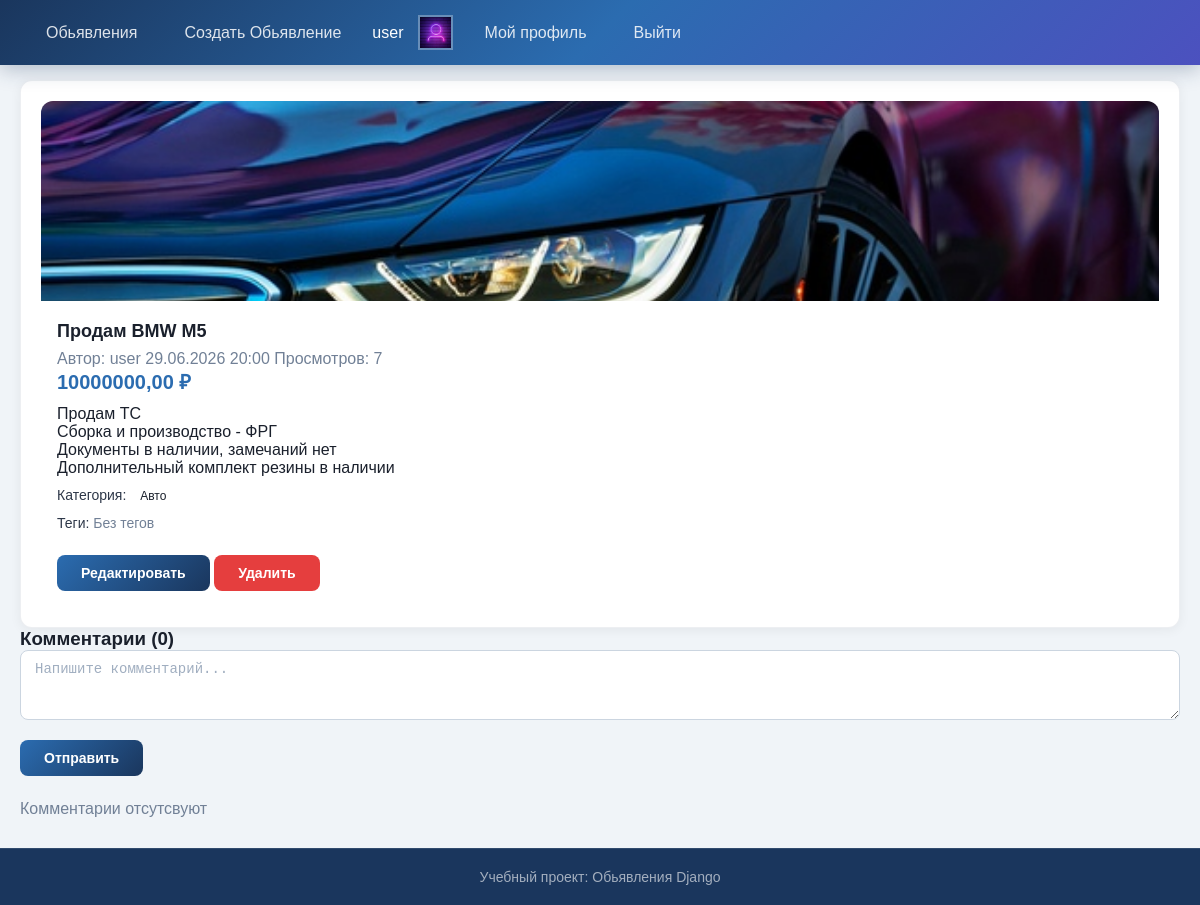
/board/prodazha/ (signed in), run on the app's committed database.
### users/models.py (models this page shows, shortened)
class User(AbstractUser):
    ROLE = (
        ('user', 'Пользаватель'),
        ('admin', 'Администратор')
    )
    email = models.EmailField(unique=True)
    phone = models.CharField(max_length=20, blank=True, null=True)
    city = models.CharField(max_length=100, blank=True, null=True, verbose_name='Город')
    role = models.CharField(max_length=10,choices=ROLE,default='user',verbose_name='Роль')
    avatar = models.ImageField('аватар', upload_to='avatars/', blank=True, null=True)
    is_verified = models.BooleanField(default=False)
    groups = models.ManyToManyField(
        'auth.Group',
        related_name='custom_user_groups',      # ← уникальное имя
        blank=True,
        verbose_name='Группы'
    )
    user_permissions = models.ManyToManyField(
        'auth.Permission',
        related_name='custom_user_permissions', # ← уникальное имя
        blank=True,
        verbose_name='Права'
    )
    class Meta:
        verbose_name = 'Пользователь'
        verbose_name_plural = 'Пользователи'

### board/models.py (models this page shows, shortened)
class Publication(models.Model):
    STATUS_CHOICES = (
        ('active', 'Активно'),
        ('sold', 'Продано'),
        ('archived', 'Архивировано'),
    )
    author = models.ForeignKey(settings.AUTH_USER_MODEL,on_delete=models.CASCADE,related_name='publications',verbose_name='Автор')
    category = models.ForeignKey(Category, on_delete=models.SET_NULL, null=True, blank=True, related_name='publications', verbose_name='Категория')
    tags = models.ManyToManyField(Tag, blank=True, related_name='publications', verbose_name='Теги')
    title = models.CharField('Заголовок', max_length=200)
    slug = models.SlugField('Слаг', max_length=220, unique=True, blank=True)
    description = models.TextField('Описание')
    price = models.DecimalField('Цена', max_digits=10, decimal_places=2)
    image = models.ImageField('Изображение', upload_to='publications/', blank=True, null=True)
    status = models.CharField('Статус', max_length=10, choices=STATUS_CHOICES, default='active')
    views = models.PositiveIntegerField('Просмотры', default=0)
    created_at = models.DateTimeField('Создано', auto_now_add=True)
    updated_at = models.DateTimeField('Обновлено', auto_now=True)
    class Meta:
        ordering = ['-created_at']
        verbose_name = 'Объявление'
        verbose_name_plural = 'Объявления'
    def save(self, *args, **kwargs):
        super().save(*args, **kwargs)

class Category(models.Model):
    name = models.CharField('название', max_length = 80, unique = True)
    slug = models.SlugField('slug', max_length = 90, unique = True)
    class Meta:
        ordering = ['name']
        verbose_name = 'категория'
        verbose_name_plural = 'категории'

### board/views.py (the view)
# urls.py: path('<slug:slug>/', views.board_detail_view, name='detail'),
@login_required
def board_detail_view(request, slug):
    publication = get_object_or_404(Publication,slug=slug, status='active')
    publication.views += 1
    publication.save(update_fields=['views'])
    comments = publication.comments.select_related('author').all()
    context = {
        'publication': publication,
        'comments': comments,
    }
    return render(request, 'board/board_detail.html', context)

### templates/board/board_detail.html (shortened to what this page needs)
{% extends 'base.html' %}
{% load static %}
{% block content %}
<div class="container">
    <div class="card">
        {% if publication.image %}
            <img src="{{ publication.image.url }}" alt="{{ publication.title }}" class="card-img-top">
        {% endif %}
        <div class="card-body">
            <h2 class="card-title">{{ publication.title }}</h2>
            <div class="card-meta">
                <span class="text-muted">
                    Автор: {{ publication.author.username }}
                </span>
                <span class="text-muted">
                    {{ publication.created_at|date:"d.m.Y H:i" }}
                </span>
                <span class="text-muted">
                    Просмотров: {{ publication.views }}
                </span>
            </div>
            <div class="card-price">
                {{ publication.price }} ₽
            </div>
            <p class="card-text">{{ publication.description|linebreaks }}</p>
            <div class="card-category">
                <span class="label">Категория:</span>
                {% if publication.category %}
                    <span class="badge bg-primary">{{ publication.category.name }}</span>
                {% else %}
                    <span class="text-muted">Без категории</span>
                {% endif %}
            </div>
            <div class="card-tags">
                <span class="label">Теги:</span>
                {% if publication.tags.all %}
                    {% for tag in publication.tags.all %}
                        <span class="badge bg-secondary">{{ tag.name }}</span>
                    {% endfor %}
                {% else %}
                    <span class="text-muted">Без тегов</span>
                {% endif %}
            </div>
            <div class="card-actions mt-4">
                {% if user == publication.author %}
                    <a href="{% url 'board:board_edite' publication.slug %}" class="btn btn-primary">Редактировать</a>
                    <a href="{% url 'board:confirm_delete' publication.slug %}" class="btn btn-danger">Удалить</a>
                {% endif %}
            </div>
        </div>
    </div>
<div class="comments-section mt-5">
    <h3>Комментарии ({{ comments.count }})</h3>
    {% if user.is_authenticated %}
        <form method="post" action="{% url 'comments:comment_add' publication.id %}" class="mb-4">
            <div class="form-group">
                <textarea name="text" class="form-control" rows="3" placeholder="Напишите комментарий..."></textarea>
            </div>
            <button type="submit" class="btn btn-primary mt-2">Отправить</button>
        </form>
    {% else %}
        <p class="text-muted"><a href="{% url 'users:login' %}">Войдите</a>, чтобы оставить комментарий.</p>
    {% endif %}
    {% for comment in comments %}
        <div class="card p-3 mb-3">
            <div class="d-flex align-center gap-2 mb-2">
                {% if comment.author.avatar %}
                    <img src="{{ comment.author.avatar.url }}" alt="{{ comment.author.username }}" class="avatar-header" style="width: 36px; height: 36px;">
                {% else %}
                    <div class="avatar-header" style="width: 36px; height: 36px; background: #2B6CB0; color: white; display: flex; align-items: center; justify-content: center; font-weight: 700; border-radius: 50%;">
                        {{ comment.author.username|make_list|first|upper }}
                    </div>
                {% endif %}
                <div>
                    <strong>{{ comment.author.username }}</strong>
                    <span class="text-muted" style="font-size: 13px; margin-left: 8px;">{{ comment.created_at|date:"d.m.Y H:i" }}</span>
                </div>
            </div>
            <p class="card-text" style="margin-left: 46px;">{{ comment.text|linebreaks }}</p>
            {% if user == comment.author or user.is_staff %}
                <div style="margin-left: 46px;">
                    <a href="{% url 'comments:comment_delete' comment.pk %}" class="text-danger" style="font-size: 13px;">Удалить</a>
                </div>
            {% endif %}
        </div>
    {% empty %}
        <p class="text-muted">Комментарии отсутсвуют</p>
    {% endfor %}
</div>
</div>
{% endblock %}

### templates/base.html (shortened to what this page needs)
{% load static %}
<!DOCTYPE html>
<html lang="ru">
<head>
    <link rel="stylesheet" href="{% static 'css/style.css' %}">
</head>
<body>
    <header>
        <nav>
            <a href="{% url 'index' %}">Обьявления</a>
            <a href="{% url 'board:board_form' %}">Создать Обьявление</a>
            {% if user.is_authenticated %}
                <span>{{ user.username }}</span>
                <div class="avatar-header">
                    {% if user.avatar %}
                        <img src="{{ user.avatar.url }}" alt="Аватар пользователя" class="avatar">
                    {% endif %}
                </div>
                <a href="{% url 'users:account' %}">Мой профиль</a>
                <a href="{% url 'users:logout' %}">Выйти</a>
            {% else %}
                <a href="{% url 'users:login' %}">Войти</a>
                <a href="{% url 'users:register' %}">Регистрация</a>
            {% endif %}
        </nav>
    </header>
    <main>
        <div class="PageContent">
           {% block content %}
           {% endblock %}
        </div>
    </main>
    <footer>
        <p>Учебный проект: Обьявления Django</p>
    </footer>
</body>
</html>

### static/css/style.css (style rules this page uses)
* { margin: 0; padding: 0; box-sizing: border-box; }
html, body { height: 100%; }
body { font-family: Arial, sans-serif; background: #F0F4F8; color: #1A202C; display: flex; flex-direction: column; min-height: 100vh; }
header { background: linear-gradient(135deg, #1A365D 0%, #2B6CB0 50%, #4C51BF 100%); display: flex; align-items: center; justify-content: space-between; padding: 15px 30px; position: fixed; top: 0; left: 0; width: 100%; z-index: 1000; box-shadow: 0 4px 20px rgba(26, 54, 93, 0.3); }
header a { color: #FFFFFF; text-decoration: none; font-size: 16px; }
header nav { display: flex; align-items: center; gap: 15px; }
header nav a { color: rgba(255, 255, 255, 0.85); padding: 8px 16px; border-radius: 8px; transition: all 0.3s ease; }
header nav span { color: #FFFFFF; }
main { flex: 1; padding-top: 80px; padding-bottom: 30px; }
.PageContent { max-width: 1200px; margin: 0 auto; padding: 0 20px; }
footer { background: #1A365D; color: rgba(255, 255, 255, 0.6); text-align: center; padding: 20px 30px; margin-top: auto; border-top: 1px solid rgba(255, 255, 255, 0.1); }
footer p { margin: 0; font-size: 14px; }
.card { background: #FFFFFF; border-radius: 12px; padding: 20px; box-shadow: 0 2px 12px rgba(0, 0, 0, 0.06); transition: all 0.3s ease; border: 1px solid rgba(26, 54, 93, 0.08); }
.card-title { font-size: 18px; font-weight: 600; margin-bottom: 8px; color: #1A202C; }
.card-price { font-size: 20px; font-weight: 700; color: #2B6CB0; }
.card-text { color: #4A5568; font-size: 14px; line-height: 1.5; }
.btn { display: inline-block; padding: 10px 24px; border: none; border-radius: 8px; font-size: 14px; font-weight: 600; cursor: pointer; text-align: center; transition: all 0.3s ease; text-decoration: none; }
.btn-primary { background: linear-gradient(135deg, #2B6CB0, #1A365D); color: white; }
.btn-danger { background: #E53E3E; color: white; }
.form-group { margin-bottom: 16px; }
.form-control { width: 100%; padding: 10px 14px; border: 1px solid #CBD5E0; border-radius: 8px; font-size: 14px; background: #FFFFFF; color: #1A202C; transition: all 0.3s ease; }
.form-control::placeholder { color: #A0AEC0; }
.text-muted { color: #718096; }
.mt-4 { margin-top: 24px; }
.mb-4 { margin-bottom: 24px; }
.avatar { width: 150px; height: 150px; object-fit: cover; box-shadow: 0 4px 15px rgba(255, 107, 53, 0.3); background: #2a2a2a; }
.avatar-header { width: 35px; height: 35px; overflow: hidden; border: 2px solid rgba(255, 255, 255, 0.3); flex-shrink: 0; }
.avatar-header img { width: 100%; height: 100%; object-fit: cover; }
.card-img-top { width: 100%; height: 200px; object-fit: cover; border-radius: 12px 12px 0 0; background: #e2e8f0; }
.card-body { padding: 16px; }
.card-text { margin: 10px 0; color: #4A5568; font-size: 14px; line-height: 1.5; }
.card-category, .card-tags { margin-top: 8px; font-size: 14px; }
.card-category .label, .card-tags .label { font-weight: 500; color: #2D3748; }
.badge { display: inline-block; padding: 4px 10px; border-radius: 20px; font-size: 12px; font-weight: 500; margin-right: 4px; }

### data on the page
User: username "user", avatar (picture)
Publication: image (picture), title "Продам BMW M5", author.username "user", created_at "29.06.2026 20:00", views "7", price "10000000,00", description "Продам ТС Сборка и производство - ФРГ Документы в наличии, замечаний нет Дополнительный комплект резины в наличии", category.name "Авто"

### other printed values
{{ comments.count }} "0"
